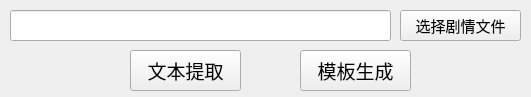
<?xml version="1.0" encoding="UTF-8"?>
<ui version="4.0">
 <class>GenerateTemplate</class>
 <widget class="QMainWindow" name="GenerateTemplate">
  <property name="geometry">
   <rect>
    <x>0</x>
    <y>0</y>
    <width>531</width>
    <height>97</height>
   </rect>
  </property>
  <property name="minimumSize">
   <size>
    <width>531</width>
    <height>97</height>
   </size>
  </property>
  <property name="maximumSize">
   <size>
    <width>531</width>
    <height>97</height>
   </size>
  </property>
  <property name="windowTitle">
   <string>Generate Translation Template</string>
  </property>
  <widget class="QWidget" name="centralwidget">
   <widget class="QPushButton" name="generate">
    <property name="geometry">
     <rect>
      <x>300</x>
      <y>50</y>
      <width>111</width>
      <height>41</height>
     </rect>
    </property>
    <property name="font">
     <font>
      <family>微软雅黑</family>
      <pointsize>14</pointsize>
     </font>
    </property>
    <property name="text">
     <string>模板生成</string>
    </property>
   </widget>
   <widget class="QPushButton" name="choose_sce">
    <property name="geometry">
     <rect>
      <x>400</x>
      <y>10</y>
      <width>121</width>
      <height>31</height>
     </rect>
    </property>
    <property name="font">
     <font>
      <family>微软雅黑</family>
      <pointsize>11</pointsize>
     </font>
    </property>
    <property name="text">
     <string>选择剧情文件</string>
    </property>
   </widget>
   <widget class="QLineEdit" name="sce_route">
    <property name="geometry">
     <rect>
      <x>10</x>
      <y>10</y>
      <width>381</width>
      <height>31</height>
     </rect>
    </property>
    <property name="font">
     <font>
      <family>微软雅黑</family>
     </font>
    </property>
   </widget>
   <widget class="QPushButton" name="generate_text">
    <property name="geometry">
     <rect>
      <x>130</x>
      <y>50</y>
      <width>111</width>
      <height>41</height>
     </rect>
    </property>
    <property name="font">
     <font>
      <family>微软雅黑</family>
      <pointsize>14</pointsize>
     </font>
    </property>
    <property name="text">
     <string>文本提取</string>
    </property>
   </widget>
  </widget>
 </widget>
 <resources/>
 <connections/>
</ui>
